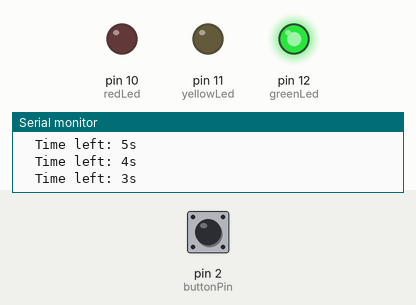
This sketch was run on a simulated Arduino Uno, built with avr-gcc and run on an emulated ATmega328P. On the bench: output pins drawn as LEDs (lit = HIGH), the last lines printed to the serial monitor. The test bench sets the inputs (shaded band); at power-on: pin 2 (buttonPin) HIGH.

Above: at 2.5 s.
At 6.0 s:
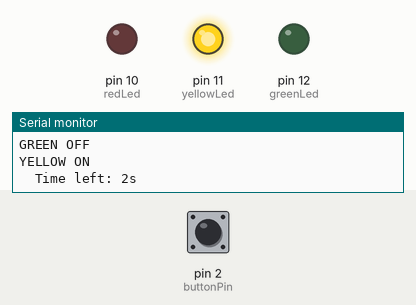
At 8.0 s:
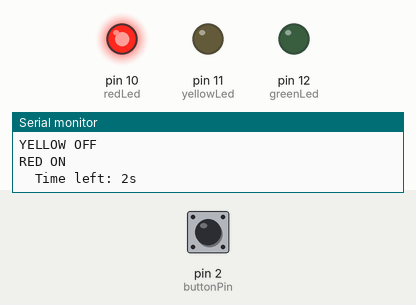
Timing chart, 0 to 11.7 s (numbered marks = the images above):
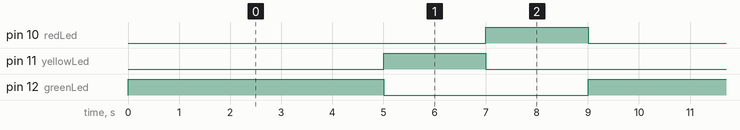

The sketch:

challenge.ino
```cpp
// When not pressed the button, Green 5s, Yellow 2s, Red 2s
// When pressed the button, Green 5s, Yellow 2s, Red 5s.


const int redLed = 10;
const int yellowLed = 11;
const int greenLed = 12;
const int buttonPin = 2;

bool pedestrianRequest = false;

void setup() {
  pinMode(redLed, OUTPUT);
  pinMode(yellowLed, OUTPUT);
  pinMode(greenLed, OUTPUT);
  pinMode(buttonPin, INPUT_PULLUP);
  Serial.begin(9600);
  Serial.println("Traffic Light System Started");
}

void countdownPhase(const char* phaseName, int ledPin, int seconds) {
  digitalWrite(ledPin, HIGH);
  Serial.print(phaseName);
  Serial.println(" ON");
  for (int t = seconds; t > 0; t--) {
    Serial.print("  Time left: ");
    Serial.print(t);
    Serial.println("s");
    if (digitalRead(buttonPin) == LOW && strcmp(phaseName, "GREEN") == 0) {
      pedestrianRequest = true; // record button press only during green
    }
    delay(1000);
  }
  digitalWrite(ledPin, LOW);
  Serial.print(phaseName);
  Serial.println(" OFF\n");
}

void loop() {
  // --- Green phase ---
  countdownPhase("GREEN", greenLed, 5);

  if (pedestrianRequest) {
    // --- Yellow phase ---
    countdownPhase("YELLOW", yellowLed, 2);

    // --- Red phase (pedestrian crossing) ---
    countdownPhase("RED", redLed, 5);

    pedestrianRequest = false;  // reset request
  } else {
    // Normal yellow
    countdownPhase("YELLOW", yellowLed, 2);

    // Normal red
    countdownPhase("RED", redLed, 2);
  }
}
```

Measured:
- by itself, pin 10 (redLed), pin 11 (yellowLed): alternates HIGH for 2.0 s and LOW for 7.0 s
- by itself, pin 12 (greenLed): alternates HIGH for 5.0 s and LOW for 4.0 s
- by itself, everything shown: repeats every 9.0 s, in 4 steps
